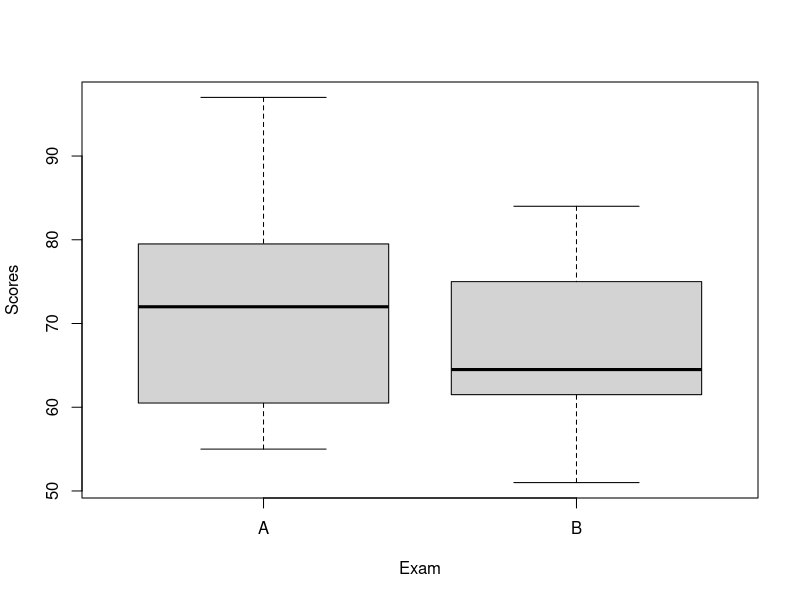
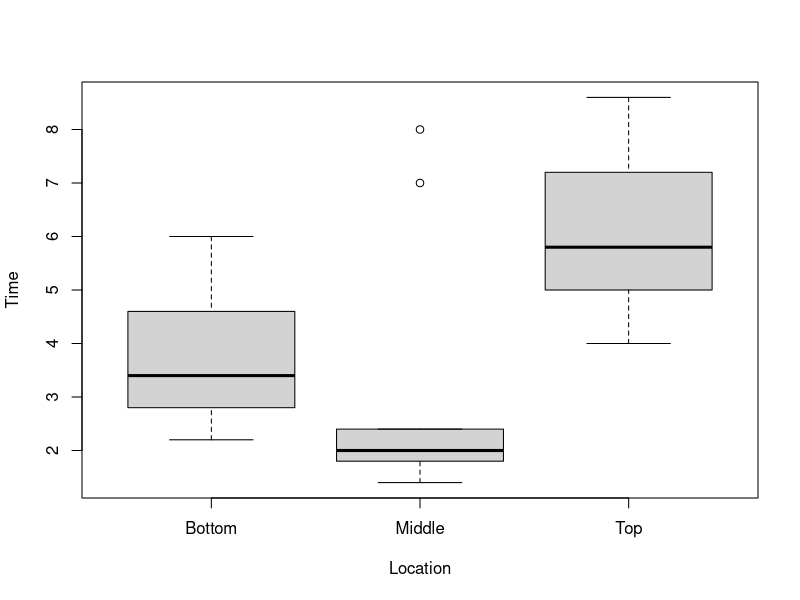
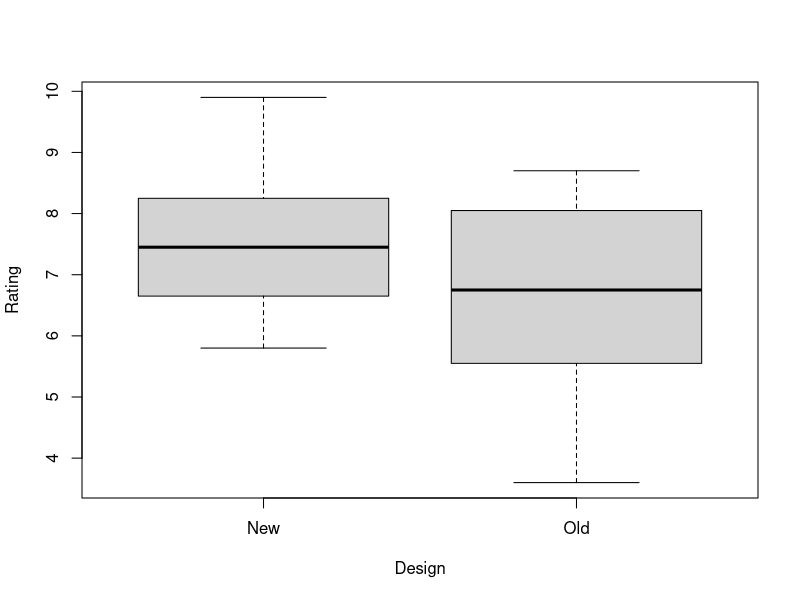

R code for these plots, in order:
## ---- chunk 1
knitr::opts_chunk$set(echo = TRUE, comment=NA, toc=TRUE)
library(tidyverse)
## ---- chunk 2
library(tidyverse)
## ---- chunk 3
TrainingProgram <- read_csv("TrainingProgram.csv")
attach(TrainingProgram)
head(TrainingProgram)
## ---- chunk 4
print("means:")
tapply(Scores, Exam, mean)
print("standard deviations:")
tapply(Scores, Exam, sd)
## ---- chunk 5
boxplot(Scores ~ Exam)
## ---- chunk 6
myAnalysis <- aov(Scores ~ Exam)
summary(myAnalysis)
## ---- chunk 7
AisleLocation <- read_csv("AisleLocation.csv")
attach(AisleLocation)
head(AisleLocation)
## ---- chunk 8
print("means:")
tapply(Time, Location, mean)
print("standard deviations:")
tapply(Time, Location, sd)
## ---- chunk 9
boxplot(Time ~ Location)
## ---- chunk 10
Packaging <- read_csv("Packaging.csv")
attach(Packaging)
head(Packaging)
## ---- chunk 11
print("means:")
tapply(Rating, Design, mean)
print("standard deviations:")
tapply(Rating, Design, sd)
## ---- chunk 12
boxplot(Rating ~ Design)
## ---- chunk 13
packageAnalysis <- aov(Rating ~ Design)
summary(packageAnalysis)
